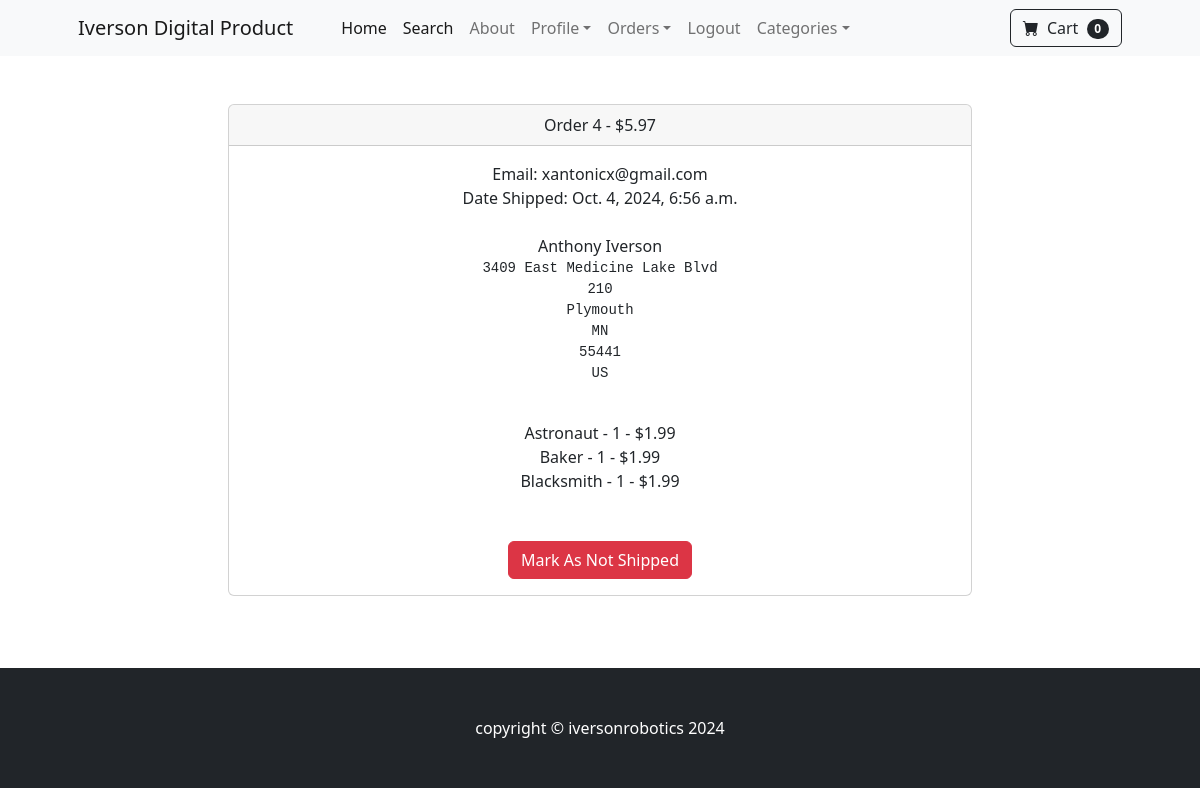
Page /payment/orders/4 (signed in) on the committed database.
### payment/models.py (models this page shows, shortened)
class Order(models.Model):
	user = models.ForeignKey(User, on_delete=models.CASCADE, null=True, blank=True)
	full_name = models.CharField(max_length=250)
	email = models.EmailField(max_length=250)
	shipping_address = models.TextField(max_length=15000)
	amount_paid = models.DecimalField(max_digits=7, decimal_places=2)
	date_ordered = models.DateTimeField(auto_now_add=True)
	shipped = models.BooleanField(default=False)
	date_shipped = models.DateTimeField(blank=True, null=True)

class OrderItem(models.Model):
	order = models.ForeignKey(Order, on_delete=models.CASCADE, null=True)
	product = models.ForeignKey(Product, on_delete=models.CASCADE, null=True)
	user = models.ForeignKey(User, on_delete=models.CASCADE, null=True, blank=True)
	quantity = models.PositiveBigIntegerField(default=1)
	price = models.DecimalField(max_digits=7, decimal_places=2)

### store/models.py (models this page shows)
class Product(models.Model):
	name = models.CharField(max_length=100)
	price = models.DecimalField(default=0, decimal_places=2, max_digits=6)
	category = models.ForeignKey(Category, on_delete=models.CASCADE, default=1)
	description = models.CharField(max_length=250, default='', blank=True, null=True)
	image = models.ImageField(upload_to='uploads/product/')
	is_sale = models.BooleanField(default=False)
	sale_price = models.DecimalField(default=0, decimal_places=2, max_digits=6)
	def __str__(self):
		return self.name

### payment/views.py (the view, shortened to what this page needs)
# urls.py: path('orders/<int:pk>', views.orders, name="orders"),
def orders(request, pk):
	if request.user.is_authenticated and request.user.is_superuser:
		order = Order.objects.get(id=pk)
		items = OrderItem.objects.filter(order=pk)
		return render(request, 'payment/orders.html', {"order":order, "items":items})
	else:
		messages.success(request, "Access Denied")
		return redirect('home')

### cart/cart.py (called while the page is built)
	def __len__(self):
		return len(self.cart)

### cart/context_processors.py (called while the page is built)
def cart(request):
	return {'cart': Cart(request)}

### payment/templates/payment/orders.html (shortened to what this page needs)
{% extends 'base.html' %}
{% block content %}
        <div class="container">
        	<div class="row">
        		<center>
        			<div class="col-8">
        				<br/><br/>
<div class="card">
  <div class="card-header">
    Order {{ order.id }} - ${{ order.amount_paid }}
  </div>
  <div class="card-body">
    Email: {{ order.email}}<br/>
    {% if order.date_shipped %}
    Date Shipped: {{ order.date_shipped }}
    {% else %}
    Date Ordered: {{ order.date_ordered }}
    {% endif %}
    <br/><br/>
    {{ order.full_name }}<br/>
    <pre>{{ order.shipping_address }}
    </pre>
    {% for item in items %}
    {{ item.product }} - {{ item.quantity }} - ${{ item.price }} <br/>
    {% endfor %}
    <br/><br/>
    {% if not order.shipped %}
    <form method="POST">
      {% csrf_token %}
      <input type="hidden" name="shipping_status" value="true">
      <button thye="Submit" class= "btn btn-success">Mark As Shipped</button>
    </form>
    {% else %}
    <form method="POST">
      <button thye="Submit" class= "btn btn-danger">Mark As Not Shipped</button>
    </form>
    {% endif %}
  </div>
</div>
<br/>
<br/><br/>
        			</div>
        		</center>
        	</div>
        </div>
{% endblock %}

### rows in the picture
Order: id "4", amount_paid "5.97", email "xantonicx@gmail.com", date_shipped "Oct. 4, 2024, 6:56 a.m.", full_name "Anthony Iverson", shipping_address "3409 East Medicine Lake Blvd 210 Plymouth MN 55441 US"
OrderItem: product "Astronaut", quantity "1", price "1.99"
OrderItem: product "Baker", quantity "1", price "1.99"
OrderItem: product "Blacksmith", quantity "1", price "1.99"

### other values in the picture
{{ cart|length }} "0"
